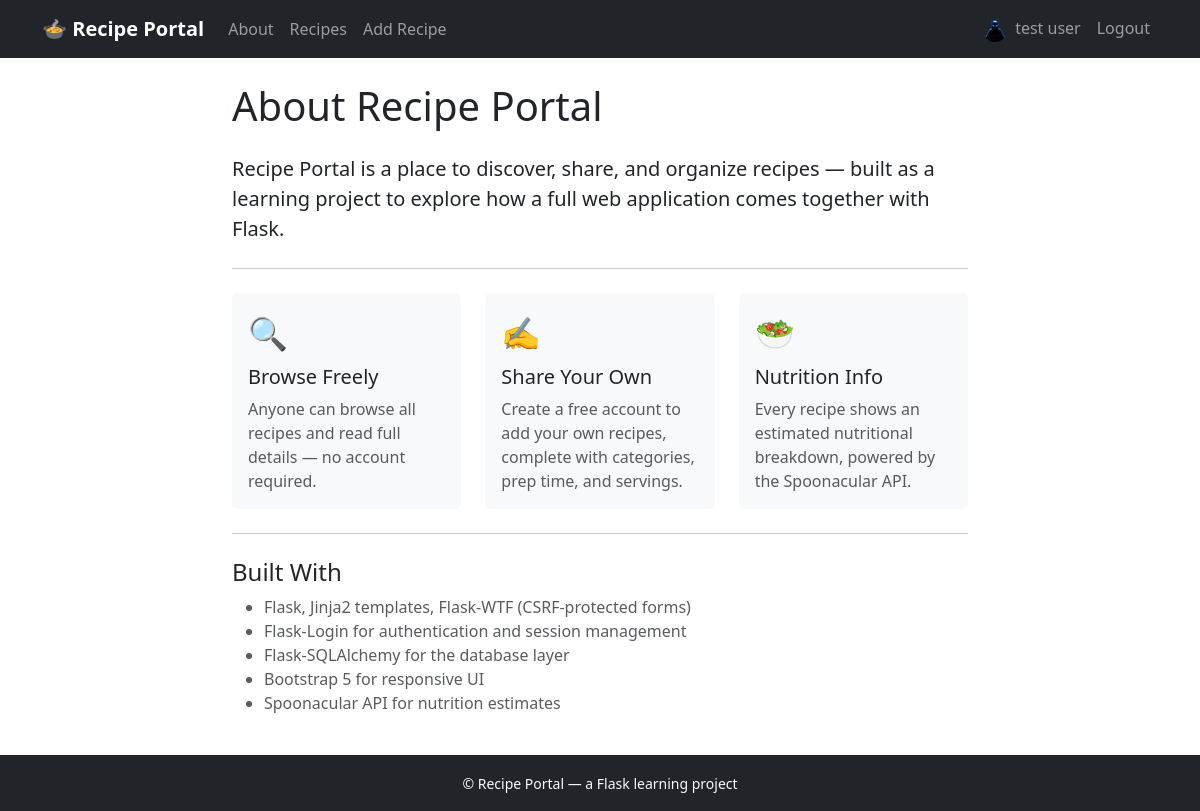
The page /about (signed in) on the database its author committed.
### app/models.py (models this page shows, shortened)
class User(UserMixin, db.Model):
    __tablename__ = 'users'
    id = db.Column(db.Integer, primary_key=True)
    name = db.Column(db.String(100), nullable=False)
    email = db.Column(db.String(120), unique=True, nullable=False, index=True)
    password_hash = db.Column(db.String(255), nullable=False)
    profile_picture = db.Column(db.String(255), default='default.png')
    created_at = db.Column(db.DateTime, default=lambda: datetime.now(timezone.utc))
    recipes = db.relationship(
        'Recipe',
        backref='author',
        lazy='dynamic',
        cascade='all, delete-orphan'
    )

### app/main/routes.py (the view)
@main_bp.route('/about')
def about():
    return render_template('main/about.html')

### app/templates/main/about.html (shortened to what this page needs)
{% extends "base.html" %}
{% block content %}
<div class="row justify-content-center">
    <div class="col-lg-8">
        <h1 class="mb-4">About Recipe Portal</h1>
        <p class="lead">
            Recipe Portal is a place to discover, share, and organize recipes —
            built as a learning project to explore how a full web application comes together with Flask.
        </p>
        <hr class="my-4">
        <div class="row g-4 mb-4">
            <div class="col-md-4">
                <div class="card h-100 border-0 bg-light">
                    <div class="card-body">
                        <div class="fs-2 mb-2">🔍</div>
                        <h2 class="h5">Browse Freely</h2>
                        <p class="text-muted mb-0">
                            Anyone can browse all recipes and read full details — no account required.
                        </p>
                    </div>
                </div>
            </div>
            <div class="col-md-4">
                <div class="card h-100 border-0 bg-light">
                    <div class="card-body">
                        <div class="fs-2 mb-2">✍️</div>
                        <h2 class="h5">Share Your Own</h2>
                        <p class="text-muted mb-0">
                            Create a free account to add your own recipes, complete with categories, prep time, and servings.
                        </p>
                    </div>
                </div>
            </div>
            <div class="col-md-4">
                <div class="card h-100 border-0 bg-light">
                    <div class="card-body">
                        <div class="fs-2 mb-2">🥗</div>
                        <h2 class="h5">Nutrition Info</h2>
                        <p class="text-muted mb-0">
                            Every recipe shows an estimated nutritional breakdown, powered by the Spoonacular API.
                        </p>
                    </div>
                </div>
            </div>
        </div>
        <hr class="my-4">
        <h2 class="h4">Built With</h2>
        <ul class="text-muted">
            <li>Flask, Jinja2 templates, Flask-WTF (CSRF-protected forms)</li>
            <li>Flask-Login for authentication and session management</li>
            <li>Flask-SQLAlchemy for the database layer</li>
            <li>Bootstrap 5 for responsive UI</li>
            <li>Spoonacular API for nutrition estimates</li>
        </ul>
    </div>
</div>
{% endblock %}

### app/templates/base.html (shortened to what this page needs)
<!DOCTYPE html>
<html lang="en">
<head>
    <link href="https://cdn.jsdelivr.net/npm/bootstrap@5.3.3/dist/css/bootstrap.min.css" rel="stylesheet">
    <link rel="stylesheet" href="{{ url_for('static', filename='css/style.css') }}">
</head>
<body class="d-flex flex-column min-vh-100">
    <nav class="navbar navbar-expand-lg navbar-dark bg-dark sticky-top">
        <div class="container">
            <a class="navbar-brand fw-semibold" href="{{ url_for('recipes.list_recipes') }}">
                🍲 Recipe Portal
            </a>
            <div class="collapse navbar-collapse" id="navbarNav">
                <ul class="navbar-nav me-auto mb-2 mb-lg-0">
                    <li class="nav-item">
                        <a class="nav-link" href="{{ url_for('main.about') }}">About</a>
                    </li>
                    <li class="nav-item">
                        <a class="nav-link" href="{{ url_for('recipes.list_recipes') }}">Recipes</a>
                    </li>
                    {% if current_user.is_authenticated %}
                    <li class="nav-item">
                        <a class="nav-link" href="{{ url_for('recipes.add_recipe') }}">Add Recipe</a>
                    </li>
                    {% endif %}
                </ul>
                <ul class="navbar-nav ms-auto mb-2 mb-lg-0">
                    {% if current_user.is_authenticated %}
                        <li class="nav-item">
                            <a class="nav-link" href="{{ url_for('profile.view_profile', user_id=current_user.id) }}">
                                <img src="{{ url_for('static', filename='profile_pics/' + current_user.profile_picture) }}"
                                    alt="" class="rounded-circle me-1" width="24" height="24">
                                {{ current_user.name }}
                            </a>
                        </li>
                        <li class="nav-item">
                            <a class="nav-link" href="{{ url_for('auth.logout') }}">Logout</a>
                        </li>
                    {% endif %}
                </ul>
            </div>
        </div>
    </nav>
    <main class="container flex-grow-1 py-4">
        {% block content %}{% endblock %}
    </main>
    <footer class="bg-dark text-light text-center py-3 mt-auto">
        <small>&copy; Recipe Portal — a Flask learning project</small>
    </footer>
</body>
</html>

### rows shown on the page
User: profile_picture (picture), name "test user"
